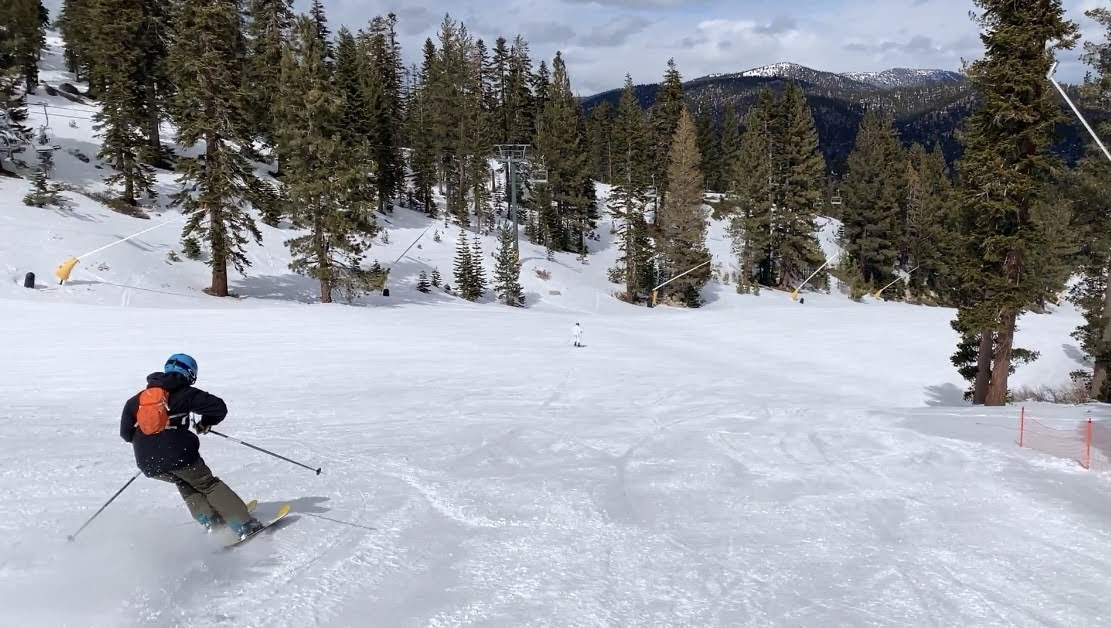
#> input picture xla/photos/snow_forest.png, 1111 x 628 px, found by its file name
$ python contours.py
#> lines starting #> are read from the running program, lines starting #| are printed output that depends on the picture; after the words box and inside, x2 and y2 are one past the last pixel; in counts of white or black regions, pixels touching at a corner belong together
import cv2
import numpy as np

img = cv2.imread('photos/snow_forest.png')
#> img is the input picture: shape (628, 1111, 3); mean B, G, R 158.4, 152.9, 150.5
cv2.imshow('Original', img)

gray = cv2.cvtColor(img, cv2.COLOR_BGR2GRAY)
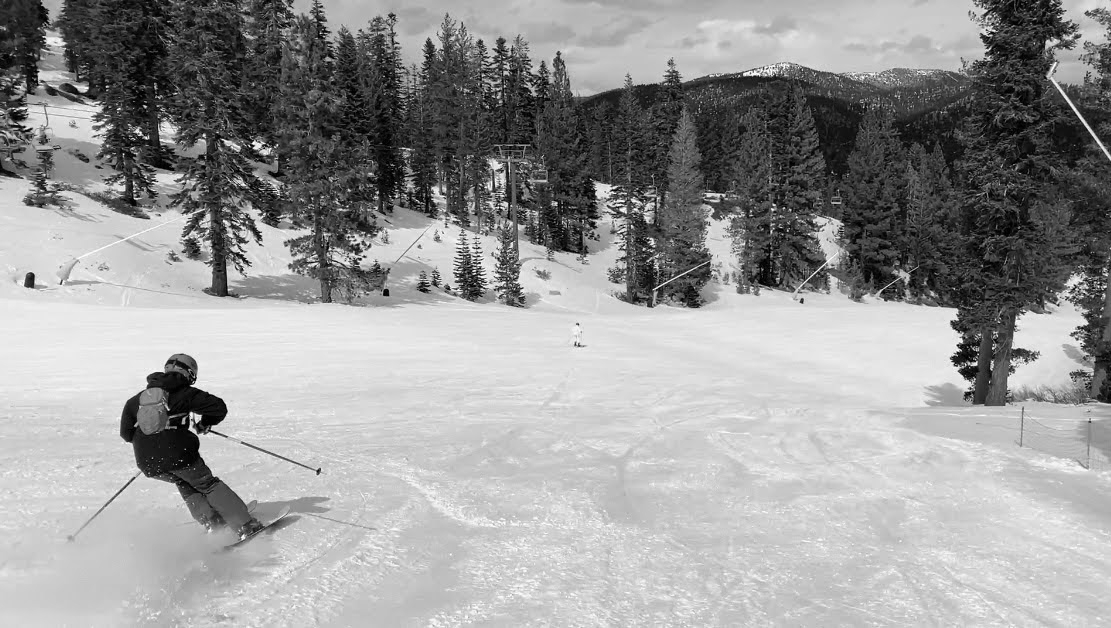
#> gray: shape (628, 1111); min 0, max 255, mean 153
cv2.imshow('Gray', gray)

# blur = cv2.GaussianBlur(gray, (5, 5), cv2.BORDER_DEFAULT)
# cv2.imshow('Blur', blur)

canny = cv2.Canny(gray, 175,255)
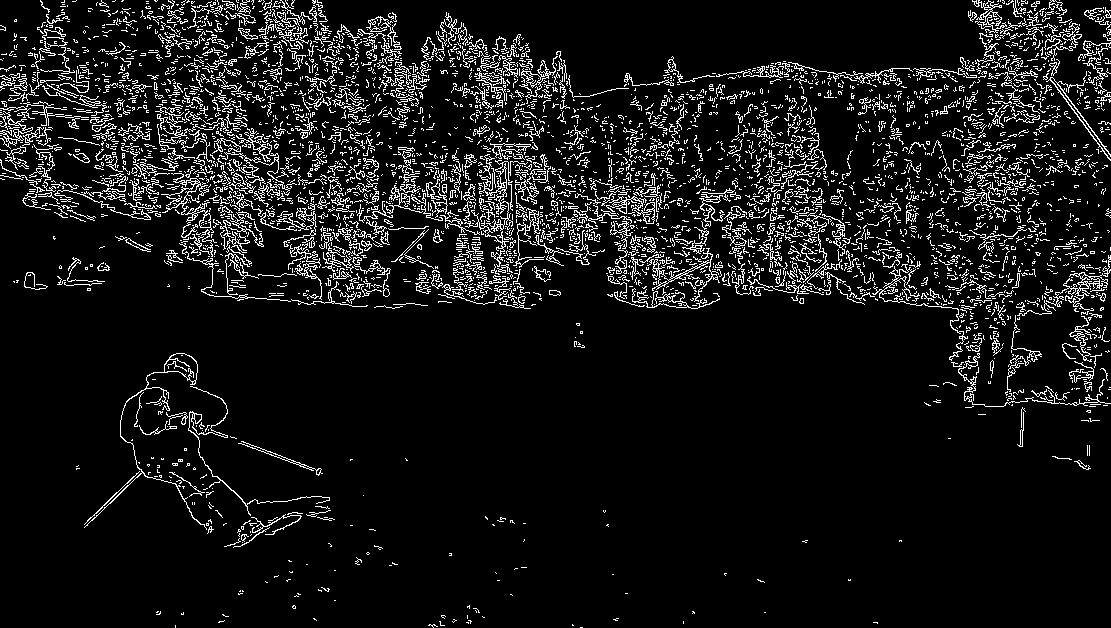
#> canny: shape (628, 1111); 8.6% white in thin lines or dots
cv2.imshow('Canny', canny)

ret, thresh = cv2.threshold(gray, 125, 255, cv2.THRESH_BINARY)
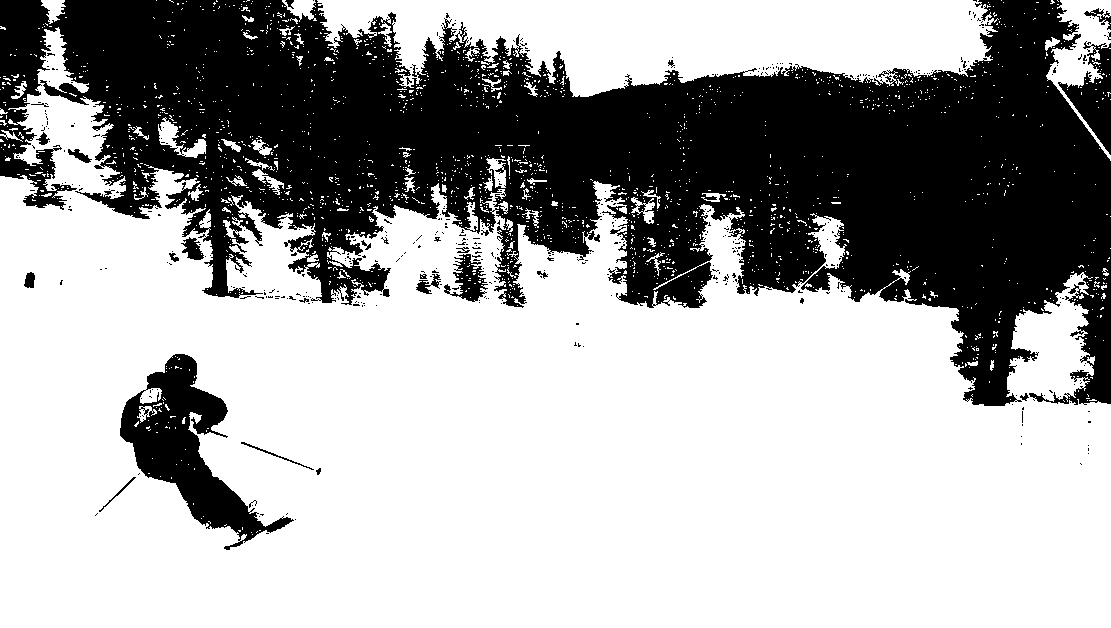
#> thresh: shape (628, 1111); 65.6% white; 448 black regions (422 under 20 px)
cv2.imshow('Thresh', thresh)

blank = np.zeros(img.shape, dtype= 'uint8')

contours, hierarchies = cv2.findContours(thresh, cv2.RETR_LIST, cv2.CHAIN_APPROX_NONE)
#> contours = 2765 contours, 2656 with area under 20; largest, box (x1, y1, x2, y2) and area: (0, 27, 1111, 628) 410162, (317, 0, 999, 97) 42908, (119, 353, 295, 551) 11916, (1046, 0, 1111, 161) 3386, (449, 253, 489, 303) 1120

cv2.drawContours(blank, contours, -1, (0, 255, 0), thickness = 1)
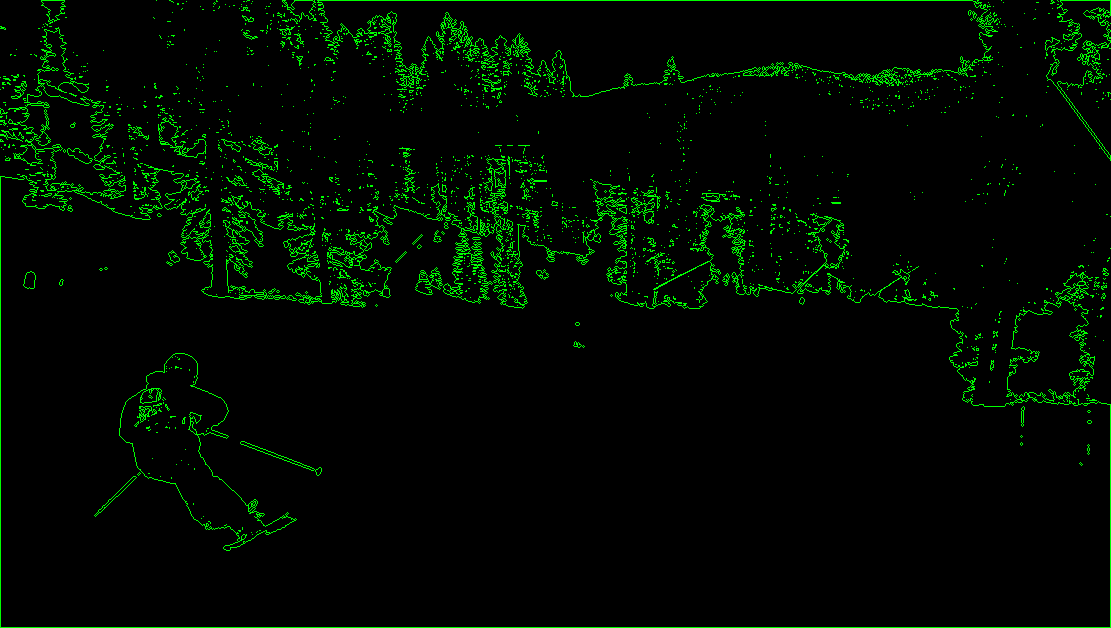
#> blank: shape (628, 1111, 3); mean of channels 0, 1, 2 0, 10.1, 0; drawn as B, G, R
cv2.imshow('Blank contours', blank)

print(f'{len(contours)} contour(s) found!')
#| 2765 contour(s) found!

cv2.waitKey(0)

$ run again, with xla/photos/clock.jpg saved as xla/photos/snow_forest.png
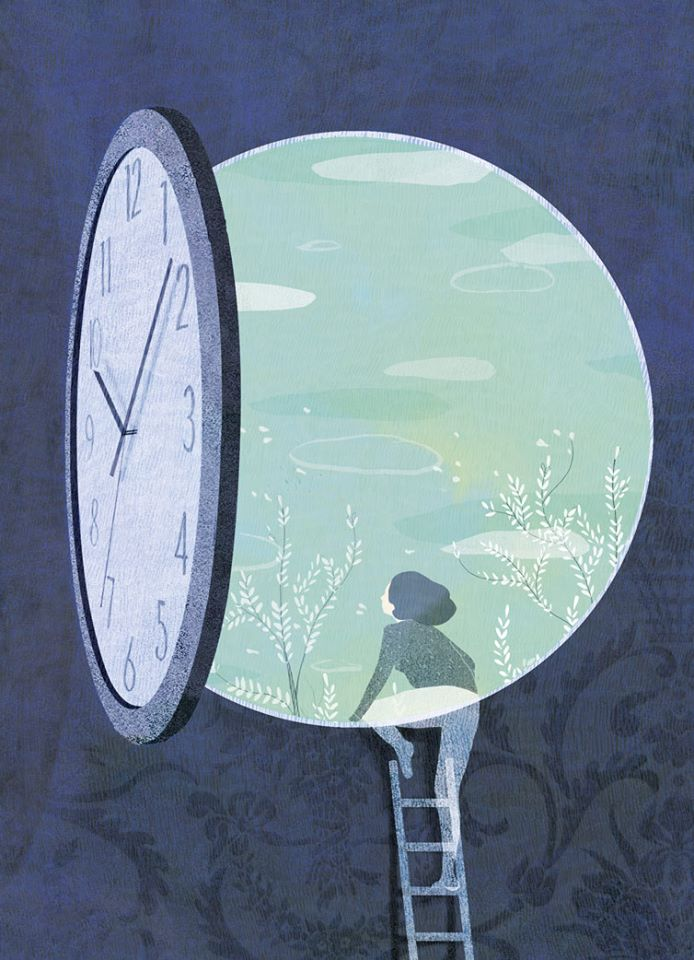
#> input picture xla/photos/clock.jpg, 694 x 960 px, found by its file name
#> img is the input picture: shape (960, 694, 3); mean B, G, R 146.6, 130, 113.1
#> canny: shape (960, 694); 2.6% white in thin lines or dots, all inside (x1, y1, x2, y2) = (64, 109, 654, 960)
#> `ret, thresh = cv2.threshold(gray, 125, 255, cv2.THRESH_BINARY)`:
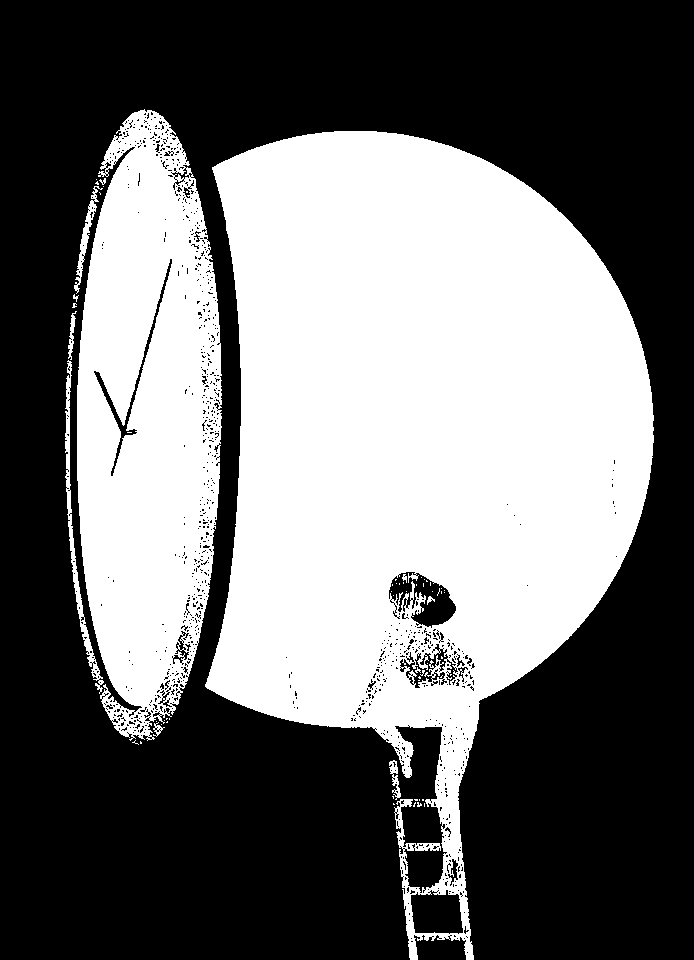
#> thresh: shape (960, 694); 43% white; 62 white regions (51 under 20 px)
#> contours = 1330 contours, 1266 with area under 20; largest, box (x1, y1, x2, y2) and area: (205, 131, 654, 960) 221010, (77, 109, 222, 741) 69724, (388, 571, 457, 629) 2206, (410, 889, 464, 935) 1964, (93, 258, 173, 477) 1232
#> `cv2.drawContours(blank, contours, -1, (0, 255, 0), thickness = 1)`:
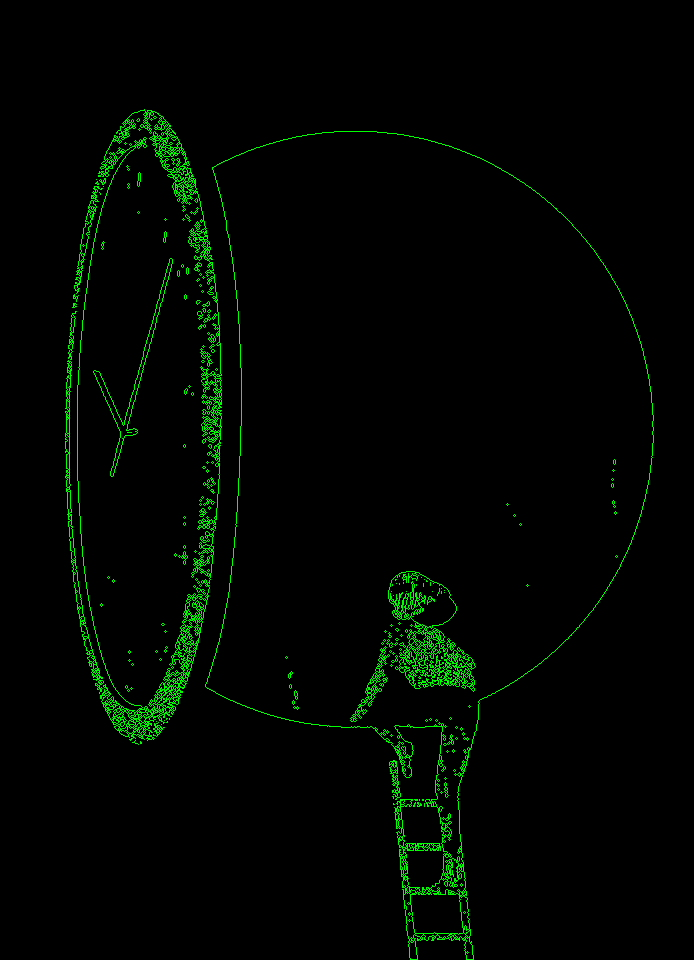
#> blank: shape (960, 694, 3); mean of channels 0, 1, 2 0, 5.9, 0; drawn as B, G, R
#| 1330 contour(s) found!
